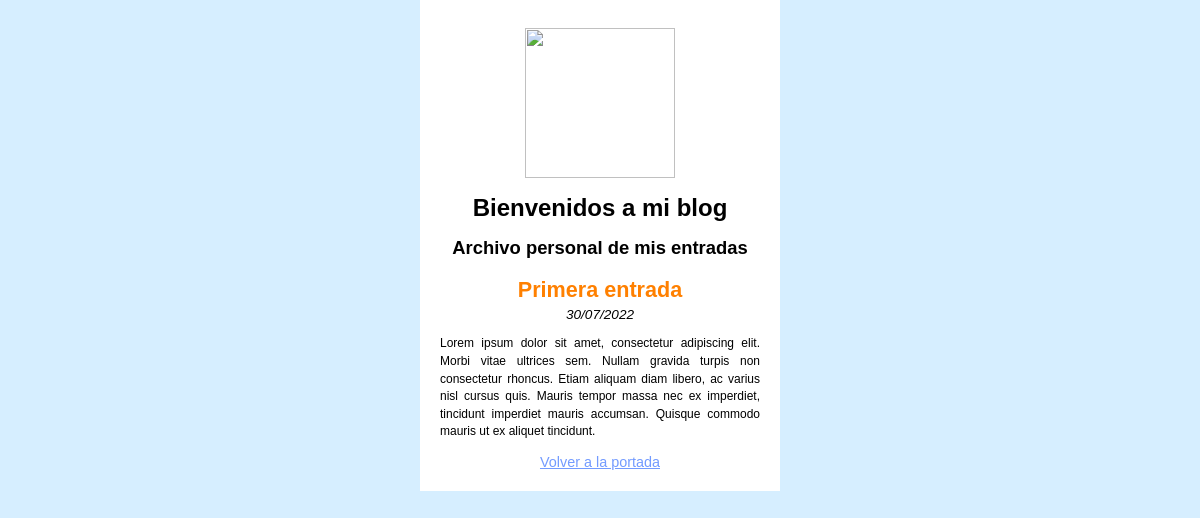
The app's page /entrada/4 with its own data.
### blog/models.py (models this page shows, shortened)
class Post(models.Model):
    title = models.CharField(max_length=200, verbose_name="Título")
    content = models.TextField(verbose_name="Contenido")
    created = models.DateTimeField(auto_now_add=True, verbose_name="Creado")
    modified = models.DateTimeField(auto_now=True, verbose_name="Modificado")
    class Meta:
        verbose_name = "entrada"
        verbose_name_plural = "entradas"

### blog/views.py (the view)
# urls.py: path('entrada/<id>', post, name="post"),
def post(request, id):
    post = Post.objects.get(id=id)
    return render(request, "blog/post.html", {'post': post})

### blog/templates/blog/post.html (shortened to what this page needs)
{% extends 'blog/base.html' %}
{% block content %}
<div>
    <h3>{{ post.title }}</h3>
    <span class="date">{{ post.created|date:"SHORT_DATE_FORMAT" }}</span>
    <p>{{ post.content }}</p>
    <a href="{% url 'home' %}">Volver a la portada</a>
</div>
{% endblock %}

### blog/static/blog/styles.css (style rules this page uses)
body { font-family: Arial, Helvetica, sans-serif; padding: 0; margin: 0; background: rgb(214, 238, 255); }
h3 { font-size: 135%; color: rgb(255, 128, 0); padding: 0.15rem 0; margin: 0; }
p { font-size: 75%; text-align: justify; line-height: 1.1rem; }
.date { font-size: 85% !important; font-style: italic; }
a { font-size: 90%; color: rgb(115, 155, 255); }

### records on screen
Post: title "Primera entrada", created "30/07/2022", content "Lorem ipsum dolor sit amet, consectetur adipiscing elit. Morbi vitae ultrices sem. Nullam gravida turpis non consectetur rhoncus. Etiam aliquam diam libero, ac varius nisl cursus quis. Mauris tempor massa nec ex imperdiet, tincidunt imperdiet mauris accumsan. Quisque commodo mauris ut ex aliquet tincidunt."
